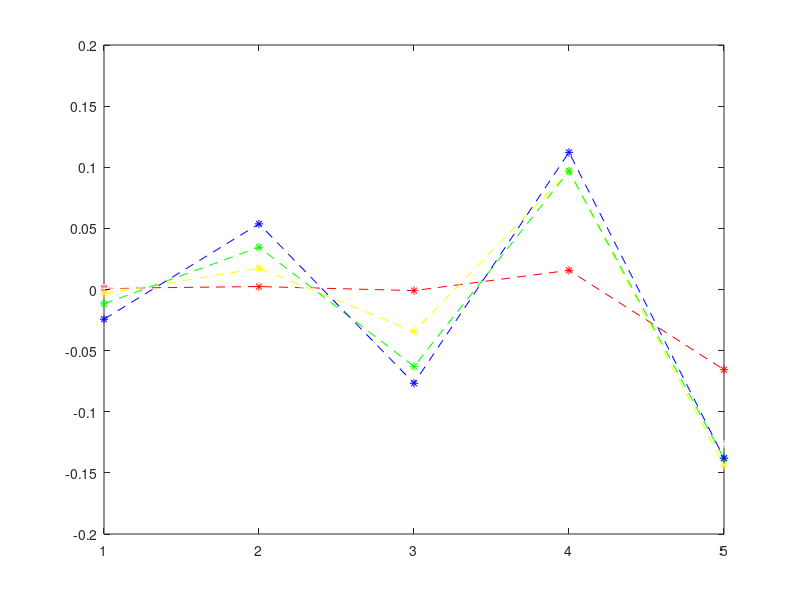

The MATLAB script that drew this image:
% Graficate!

% %phi tiempo 1
t1=[0.0010;
    0.0024;
    -0.0009;
    0.0157;
    -0.0656];

plot(t1,'--*r');
hold on;

%phi tiempo 2
t2= [0.0010;
    0.0070;
    -0.0114;
    0.0541;
    -0.1266];

plot(t2,'--+w');
hold on;

% %phi tiempo 3
t3=[-0.0033;
    0.0174;
    -0.0343;
    0.0968;
    -0.1438
    ];

plot(t3,'--*y');
hold on;

%phi tiempo 4
t4=[-0.0117;
    0.0346;
    -0.0629;
    0.0969;
    -0.1384
    ];

plot(t4,'--*g');
hold on;

%phi tiempo 5
t5=[-0.0243;
    0.0537;
    -0.0767;
    0.1122;
    -0.1379;
    ];

plot(t5,'--*b');
